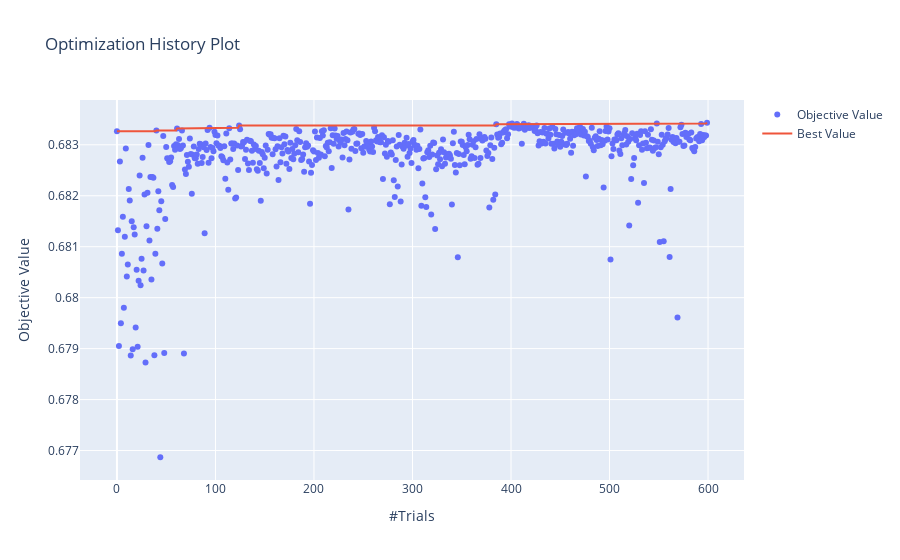

The code cell stored with this chart in its notebook:
### Code cell
# history
optuna.visualization.plot_optimization_history(study)

### Figure 1 — Plotly figure (JSON) as saved in the notebook; plotly's stock layout.template omitted (floating-point values rounded to 4 significant figures; data arrays with more than 128 entries replaced by an {"elided": "..."} marker saying what was removed)
{"data": [{"mode": "markers", "name": "Objective Value", "type": "scatter", "x": {"elided": "600 int values"}, "y": {"elided": "600 float values"}}, {"name": "Best Value", "type": "scatter", "x": {"elided": "600 int values"}, "y": {"elided": "600 float values"}}], "layout": {"title": {"text": "Optimization History Plot"}, "xaxis": {"autorange": true, "range": [-39.56, 638.6], "title": {"text": "#Trials"}, "type": "linear"}, "yaxis": {"autorange": true, "range": [0.6763, 0.684], "title": {"text": "Objective Value"}, "type": "linear"}}}
